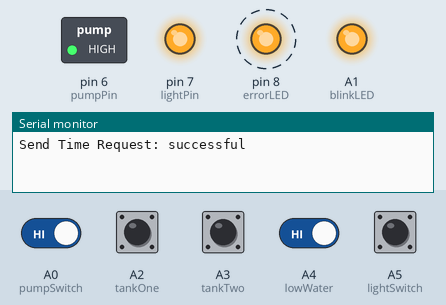
Bench run of a sketch on a simulated Arduino Nano, built with avr-gcc and run on an emulated ATmega328P. Shown: switched loads named in the sketch (green lamp = pin HIGH), output pins drawn as LEDs (lit = HIGH), the last lines printed to the serial monitor. Dashed ring = blinking. Inputs (shaded band) come from the test bench; at power-on: A0 (pumpSwitch), A2 (tankOne), A3 (tankTwo), A4 (lowWater), A5 (lightSwitch) HIGH. No radio packets arrive unless stated.

Above: at 1.27 s.
1.3 s: A5 (lightSwitch) pulled LOW for 0.15 s
At 1.47 s:
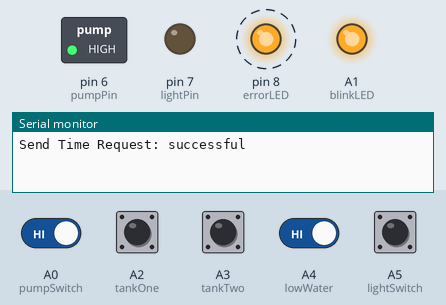
4.3 s: A5 (lightSwitch) pulled LOW for 1 s
At 4.48 s:
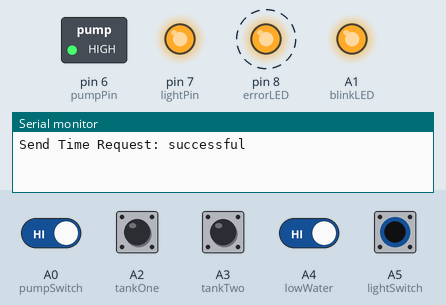
7.3 s: A0 (pumpSwitch) driven LOW and A4 (lowWater) driven LOW
At 7.48 s:
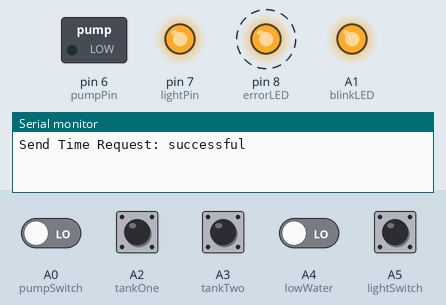
10.3 s: A5 (lightSwitch) pulled LOW for 0.15 s
At 10.48 s:
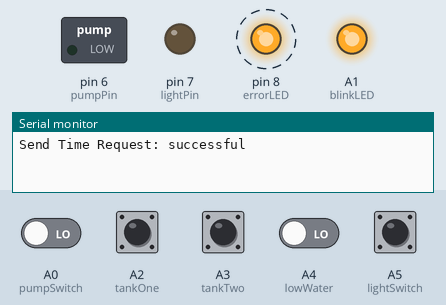
13.3 s: A2 (tankOne) pulled LOW for 0.15 s
At 13.9 s:
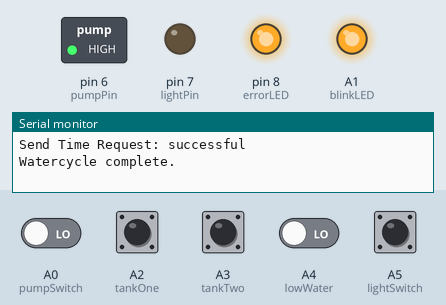
14.9 s: A4 (lowWater) driven HIGH
At 15.08 s:
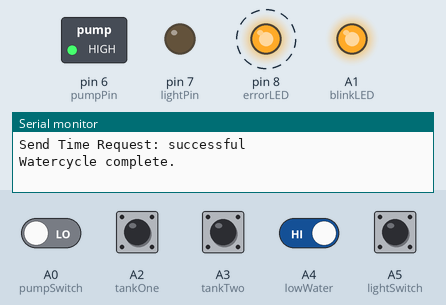
Timing chart, 0 to 18.9 s (numbered marks = the images above; inputs shaded):
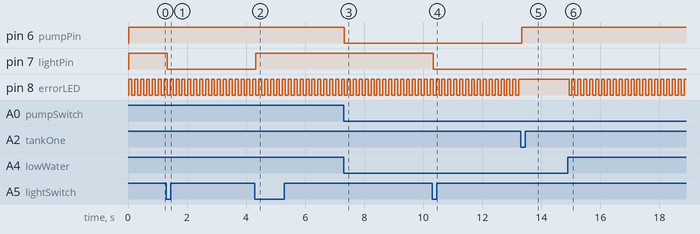

Measured:
- after the input at 1.3 s, pin 7 (lightPin): HIGH → LOW at once
- after the input at 4.3 s, pin 7 (lightPin): LOW → HIGH at once
- after the input at 7.3 s, pin 6 (pumpPin): HIGH → LOW at once
- after the input at 10.3 s, pin 7 (lightPin): HIGH → LOW at once
- after the input at 13.3 s, pin 6 (pumpPin): LOW → HIGH at once; pin 8 (errorLED): stops changing and stays HIGH
- after the input at 14.9 s, pin 8 (errorLED): alternates HIGH for 0.10 s and LOW for 0.10 s, starting at once
- by itself, pin 8 (errorLED): alternates HIGH for 0.10 s and LOW for 0.10 s

The sketch:

hydroponics.ino
```cpp
#include <SPI.h>
#include "nRF24L01.h"
#include "RF24.h"
#include <Time.h>
#include <TimeAlarms.h>
#include <Wire.h>
#include <DS1307RTC.h>

#define RF_SETUP 0x17

RF24 radio(9,10);
const uint64_t pipes[2] = { 0xF0F0F0F0E1LL, 0x7365727631LL };
char receivePayload[32];
uint8_t counter=0;


const int lightPin = 7; //D7
const int pumpPin = 6; //D6
const int errorLED = 8; //D8
const int blinkLED = A1; //A1
const int eTapeRef = A7; //A7
const int eTape = A6; //A6
const int pumpSwitch = A0; //A0
const int lightSwitch = A5; //A5
const int lowWater = A4;//A4
const int tankOne = A2;//A2
const int tankTwo = A3;//A3

const float minTape = 761;
const float maxTape = 118.92;

int pumpState = 0;
int lightState = 0;
int tankOneState = 0;
int tankTwoState = 0;
int lowWaterState = 0;
int lastpumpSwitchState = 0;
int lastLightSwitchState = 0;

int notEnoughWater = 0;

void setup(void) {
	Serial.begin(9600);

	setupRadio();
	if(getDate()) {
		// create the alarms
		Alarm.alarmRepeat(6,0,0, MorningAlarm);  // 0600 every day
		Alarm.alarmRepeat(22,00,0, EveningAlarm);  // 2200 every day
		if(hour() > 6 || hour() < 22) {
			MorningAlarm();
			} else {
			EveningAlarm();
		}
	}

	pinMode(pumpSwitch, INPUT);
	pinMode(lightSwitch, INPUT);
	pinMode(lowWater, INPUT);
	pinMode(tankOne, INPUT);
	pinMode(tankTwo, INPUT);

	pinMode(pumpPin, OUTPUT);
	pinMode(lightPin, OUTPUT);
	pinMode(errorLED, OUTPUT);
	pinMode(blinkLED, OUTPUT);

	digitalWrite(pumpSwitch, HIGH);
	digitalWrite(lightSwitch, HIGH);
	digitalWrite(lowWater, HIGH);
	digitalWrite(tankOne, HIGH);
	digitalWrite(tankTwo, HIGH);
	digitalWrite(blinkLED, HIGH);

	digitalWrite(lightPin, HIGH);
	digitalWrite(pumpPin, HIGH);
}

void loop(void) {
	pumpProcesses();
	lightProcess();
	Alarm.delay(100);

}

void MorningAlarm() {
	Serial.println("Morning Alarm");
	digitalWrite(lightPin, LOW);
	digitalWrite(pumpPin, LOW);
	// make sure we have the right time;
	getDate();
}

void EveningAlarm() {
	Serial.println("Evening Alarm");
	digitalWrite(lightPin, HIGH);
	// make sure we have the right time;
	getDate();
}

void setupRadio() {
	radio.begin();

	// Enable this seems to work better
	radio.enableDynamicPayloads();

	radio.setDataRate(RF24_1MBPS);
	radio.setPALevel(RF24_PA_MAX);
	radio.setChannel(76);
	radio.setRetries(15,15);

	radio.openWritingPipe(pipes[0]);
	radio.openReadingPipe(1,pipes[1]);


	// Send only, ignore listening mode
	//radio.startListening();

	// Dump the configuration of the rf unit for debugging
	radio.printDetails();
}

boolean getDate() {
	char outBuffer[32]=""; // Clear the outBuffer before every loop
	unsigned long send_time, rtt = 0;
	bool timeout=0;
	send_time = millis();
	strcat(outBuffer,"Get Time");
	// Stop listening and write to radio
	radio.stopListening();

	// Send to hub
	digitalWrite(blinkLED, LOW);
	if ( radio.write( outBuffer, strlen(outBuffer)) ) {
		Serial.println("Send Time Request: successful\n\r");
	}
	else {
		Serial.println("Send Time Request: failed\n\r");
	}
	digitalWrite(blinkLED, HIGH);

	radio.startListening();
	delay(20);

	while ( radio.available() && !timeout ) {
		uint8_t len = radio.getDynamicPayloadSize();
		radio.read( receivePayload, len);

		receivePayload[len] = 0;
		if (len == 19) {
			setTimeFromChar(receivePayload);

			rtt = millis() - send_time;
			Serial.println("Time set");

			return true;

			} else {
			Serial.print("Send Time Request: unexpected response: ");
			Serial.println(receivePayload);
		}
		//Serial.print("inBuffer --> rtt: ");
		//Serial.println(rtt);

		// Check for timeout and exit the while loop
		if ( millis() - send_time > radio.getMaxTimeout() ) {
			Serial.println("Timeout!!!");
			timeout = 1;
		}
		delay(10);
	} // End while

	return false;
}

void setTimeFromChar(char* date) {
	char cHour[] = { date[11], date[12], 0 };
	char cMin[] = { date[14], date[15], 0 };
	char cSec[] = { date[17], date[18], 0 };
	char cDay[] = { date[8], date[9], 0 };
	char cMonth[] = { date[5], date[6], 0 };
	char cYear[] = { date[2], date[3], 0 };

	Serial.println(date);

	Serial.print(" Hour : ");
	Serial.print(cHour);
	Serial.print(" Min : ");
	Serial.print(cMin);
	Serial.print(" Sec : ");
	Serial.print(cSec);
	Serial.print(" Day :  ");
	Serial.print(cDay);
	Serial.print(" Month : ");
	Serial.print(cMonth);
	Serial.print(" Year : ");
	Serial.println(cYear);

	setTime(atoi(cHour), atoi(cMin), atoi(cSec), atoi(cDay), atoi(cMonth), atoi(cYear));
}

void lightProcess(){
	lightState = digitalRead(lightSwitch);
	int lightChanged = (lastLightSwitchState != digitalRead(lightSwitch));
	lastLightSwitchState = digitalRead(lightSwitch);

	if(digitalRead(lightPin) == HIGH) {
		if(digitalRead(lightSwitch) == LOW
		&& lightChanged == HIGH) {
			digitalWrite(lightPin, LOW);
		}
		} else {
		if (lightChanged == HIGH
		&& lastLightSwitchState == LOW) {
			digitalWrite(lightPin, HIGH);
		}
	}
}
void pumpProcesses() {
	pumpState = digitalRead(pumpPin);

	tankOneState = digitalRead(tankOne);
	tankTwoState = digitalRead(tankTwo);
	lowWaterState = digitalRead(lowWater);

	int pumpChanged = (lastpumpSwitchState != digitalRead(pumpSwitch));
	lastpumpSwitchState = digitalRead(pumpSwitch);
	/*
	Serial.print("Switch state : ");
	Serial.print(pumpState);
	Serial.print(lightState);
	Serial.print(tankOneState);
	Serial.print(tankTwoState);
	Serial.print(lowWaterState);
	Serial.println(pumpChanged);
	*/
	if(checkTankState() == true) {
		if(digitalRead(pumpPin) == HIGH) {
			if(digitalRead(pumpSwitch) == LOW
			&& pumpChanged == HIGH) {
				digitalWrite(pumpPin, LOW);
			}
			} else {
			if (pumpChanged == HIGH
			&& lastpumpSwitchState == LOW) {
				digitalWrite(pumpPin, HIGH);
			}
		}
		} else {
		digitalWrite(pumpPin, HIGH);
	}

	if(notEnoughWater == 1) {
		digitalWrite(errorLED, !digitalRead(errorLED));
		} else {
		digitalWrite(errorLED, HIGH);
	}

}

boolean checkTankState(){
	if(lowWaterState == HIGH) {
		if(digitalRead(pumpPin) == LOW) {
			Serial.println("WARNING: Not enough water to complete the pump cycle.");
		}
		notEnoughWater = 1;
		return false;
	}

	if(tankOneState == LOW
	|| tankTwoState == LOW) {
		notEnoughWater = 0;
		if(digitalRead(pumpPin) == LOW) {
			Serial.println("Watercycle complete.");
		}
		return false;
	}
	return true;
}
/*
float reading;
float ref;

reading = analogRead(A0);
ref = analogRead(A1);
Serial.print("Analog read: ");
Serial.print(reading);
Serial.print(" : ");
Serial.println(ref);

reading = (1023 / reading) -1;
reading = 540 / reading;
ref = (1023 / ref) -1;
ref = 540 / ref;

Serial.print("Sensor resistance: ");
Serial.print(reading);
Serial.print(" : ");
Serial.println(ref);

reading = reading - 300;
reading = 22.8-  (reading / 56) ;
Serial.print("Distance in cm: ");
Serial.println(reading);

delay(1000);
*/
```
